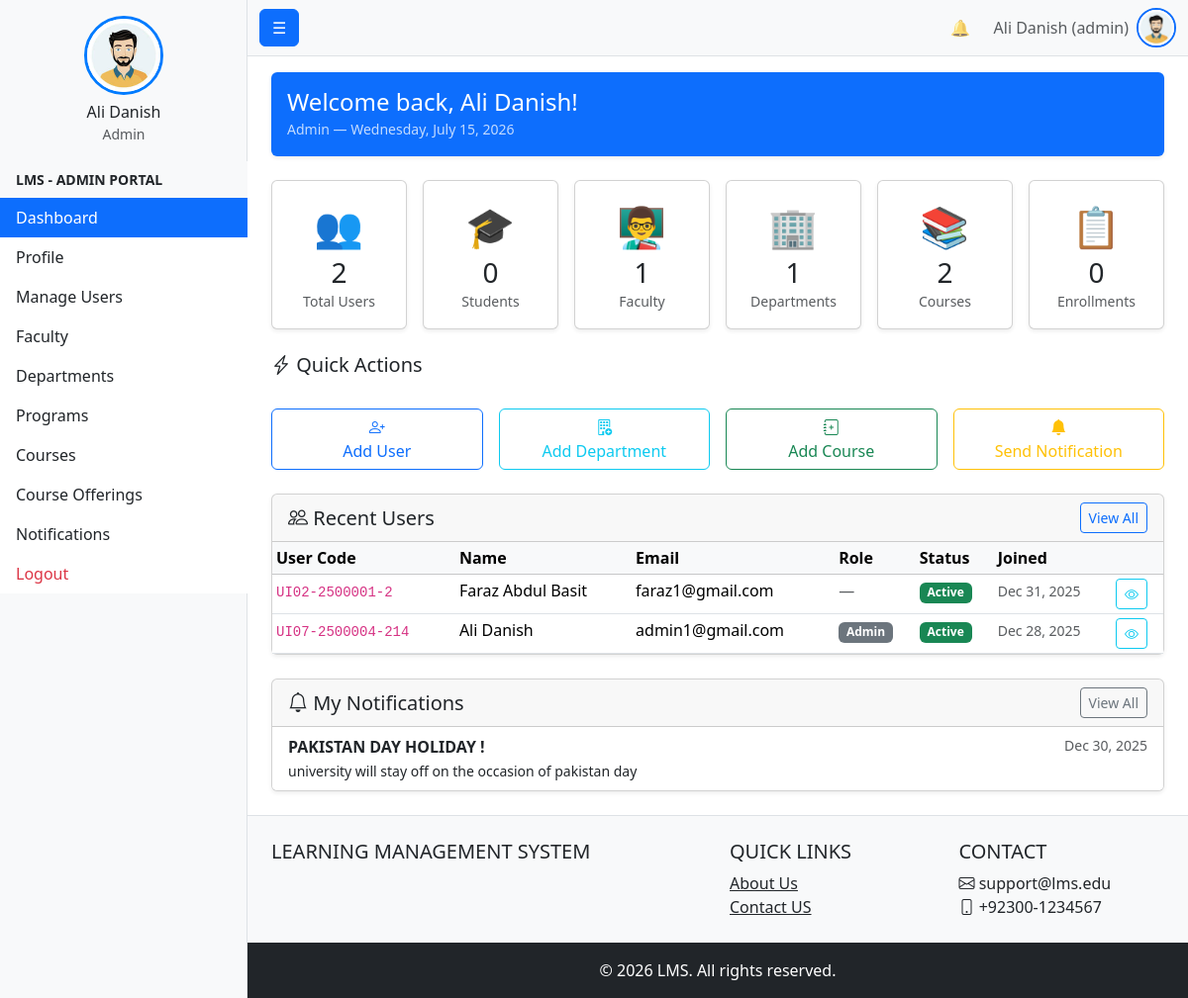
The app's page /roles/admin/dashboard.php (signed in) with its own data.
### tables this page shows
CREATE TABLE `users` (
  `id` int(11) NOT NULL,
  `first_name` varchar(100) NOT NULL,
  `last_name` varchar(100) NOT NULL,
  `full_name` varchar(201) GENERATED ALWAYS AS (concat(`first_name`,' ',`last_name`)) STORED,
  `email` varchar(255) DEFAULT NULL,
  `contact_number` varchar(20) DEFAULT NULL,
  `profile_image` varchar(255) DEFAULT NULL COMMENT 'Stores profile image filename (stored in /public/uploads/profiles/)',
  `campus_id` int(11) DEFAULT NULL,
  `gender` enum('male','female','other') DEFAULT NULL,
  `cnic` varchar(15) DEFAULT NULL,
  `date_of_birth` date DEFAULT NULL,
  `address` text DEFAULT NULL,
  `password_hash` varchar(255) NOT NULL,
  `user_code` varchar(255) NOT NULL,
  `status` enum('active','inactive','suspended') NOT NULL DEFAULT 'active',
  `is_deleted` tinyint(1) NOT NULL DEFAULT 0,
  `created_at` timestamp NOT NULL DEFAULT current_timestamp(),
  `updated_at` timestamp NOT NULL DEFAULT current_timestamp() ON UPDATE current_timestamp(),
  `last_login_at` datetime DEFAULT NULL
);

CREATE TABLE `roles` (
  `role_id` int(11) NOT NULL,
  `role_name` enum('student','faculty','admin','student_affairs','examination','admission','accounts') NOT NULL
);

CREATE TABLE `user_notification` (
  `user_id` int(11) NOT NULL,
  `notification_id` int(11) NOT NULL,
  `is_read` tinyint(1) NOT NULL DEFAULT 0,
  `read_at` datetime DEFAULT NULL
);

CREATE TABLE `notification` (
  `notification_id` int(11) NOT NULL,
  `title` varchar(150) NOT NULL,
  `message` text NOT NULL,
  `notification_type` enum('info','warning','alert','assignment','exam','system') NOT NULL DEFAULT 'info',
  `is_general` tinyint(1) NOT NULL DEFAULT 0,
  `scheduled_at` datetime DEFAULT NULL,
  `created_by` int(11) DEFAULT NULL,
  `created_at` timestamp NOT NULL DEFAULT current_timestamp(),
  `updated_at` timestamp NOT NULL DEFAULT current_timestamp() ON UPDATE current_timestamp()
);

### config.php (called while the page is built, shortened)
<?php
function url(string $path = ''): string {
    return rtrim(BASE_URL, '/') . '/' . ltrim($path, '/');
}

### roles/admin/dashboard.php (the view, shortened to what this page needs)
<?php
require_once $_SERVER['DOCUMENT_ROOT'] . '/project1/bootstrap.php';
$id         = $_SESSION['user_id'];
$first_name = $_SESSION['first_name'] ?? 'Admin';
$last_name  = $_SESSION['last_name'] ?? '';
$role       = $_SESSION['role'] ?? 'admin';
$stats_row = $conn->query("
    SELECT
        (SELECT COUNT(*) FROM users WHERE is_deleted = FALSE) AS total_users,
        (SELECT COUNT(*) FROM student)                        AS students,
        (SELECT COUNT(*) FROM teacher)                        AS faculty,
        (SELECT COUNT(*) FROM department WHERE is_deleted = FALSE) AS departments,
        (SELECT COUNT(*) FROM course WHERE is_deleted = FALSE)    AS courses,
        (SELECT COUNT(*) FROM enrollment WHERE status = 'enrolled') AS enrollments
")->fetch_assoc();
$stats = $stats_row ?: [
    'total_users' => 0, 'students' => 0, 'faculty' => 0,
    'departments' => 0, 'courses' => 0, 'enrollments' => 0
];
$recent_result = $conn->query("
    SELECT u.id, u.user_code, u.first_name, u.last_name, u.email, u.status, u.created_at,
           GROUP_CONCAT(r.role_name SEPARATOR ', ') AS roles
    FROM users u
    LEFT JOIN user_roles ur ON u.id = ur.user_id
    LEFT JOIN roles r ON ur.role_id = r.role_id
    WHERE u.is_deleted = FALSE
    GROUP BY u.id
    ORDER BY u.created_at DESC
    LIMIT 8
");
$recent_users = ($recent_result !== false) ? $recent_result->fetch_all(MYSQLI_ASSOC) : [];
$stmt = $conn->prepare("
    SELECT n.title, n.message, n.created_at, un.is_read
    FROM user_notification un
    JOIN notification n ON un.notification_id = n.notification_id
    WHERE un.user_id = ?
    ORDER BY n.created_at DESC
    LIMIT 5
");
$stmt->bind_param("i", $id);
$stmt->execute();
$notifications = $stmt->get_result()->fetch_all(MYSQLI_ASSOC);
?>
<div class="card mb-4 shadow-sm border-0 bg-primary text-white">
    <div class="card-body py-3">
        <h4 class="mb-0">Welcome back, <?= htmlspecialchars($first_name . ' ' . $last_name) ?>!</h4>
        <small class="opacity-75"><?= ucfirst($role) ?> &mdash; <?= date('l, F j, Y') ?></small>
    </div>
</div>
<div class="row mb-4 g-3">
    <div class="col-6 col-md-4 col-lg-2">
        <div class="card text-center shadow-sm h-100">
            <div class="card-body">
                <div class="fs-1 text-primary">👥</div>
                <h3 class="mb-0"><?= $stats['total_users'] ?></h3>
                <small class="text-muted">Total Users</small>
            </div>
        </div>
    </div>
    <div class="col-6 col-md-4 col-lg-2">
        <div class="card text-center shadow-sm h-100">
            <div class="card-body">
                <div class="fs-1 text-success">🎓</div>
                <h3 class="mb-0"><?= $stats['students'] ?></h3>
                <small class="text-muted">Students</small>
            </div>
        </div>
    </div>
    <div class="col-6 col-md-4 col-lg-2">
        <div class="card text-center shadow-sm h-100">
            <div class="card-body">
                <div class="fs-1 text-warning">👨‍🏫</div>
                <h3 class="mb-0"><?= $stats['faculty'] ?></h3>
                <small class="text-muted">Faculty</small>
            </div>
        </div>
    </div>
    <div class="col-6 col-md-4 col-lg-2">
        <div class="card text-center shadow-sm h-100">
            <div class="card-body">
                <div class="fs-1 text-info">🏢</div>
                <h3 class="mb-0"><?= $stats['departments'] ?></h3>
                <small class="text-muted">Departments</small>
            </div>
        </div>
    </div>
    <div class="col-6 col-md-4 col-lg-2">
        <div class="card text-center shadow-sm h-100">
            <div class="card-body">
                <div class="fs-1 text-secondary">📚</div>
                <h3 class="mb-0"><?= $stats['courses'] ?></h3>
                <small class="text-muted">Courses</small>
            </div>
        </div>
    </div>
    <div class="col-6 col-md-4 col-lg-2">
        <div class="card text-center shadow-sm h-100">
            <div class="card-body">
                <div class="fs-1 text-danger">📋</div>
                <h3 class="mb-0"><?= $stats['enrollments'] ?></h3>
                <small class="text-muted">Enrollments</small>
            </div>
        </div>
    </div>
</div>
<div class="row mb-4 g-3">
    <div class="col-12">
        <h5 class="mb-3"><i class="bi bi-lightning-charge"></i> Quick Actions</h5>
    </div>
    <div class="col-6 col-md-3">
        <a href="<?= url('admin_tools/User/create_user.php') ?>" class="btn btn-outline-primary w-100">
            <i class="bi bi-person-plus"></i><br>Add User
        </a>
    </div>
    <div class="col-6 col-md-3">
        <a href="<?= url('admin_tools/Academic/Department/create_department.php') ?>" class="btn btn-outline-info w-100">
            <i class="bi bi-building-add"></i><br>Add Department
        </a>
    </div>
    <div class="col-6 col-md-3">
        <a href="<?= url('admin_tools/Academic/Courses/create_course.php') ?>" class="btn btn-outline-success w-100">
            <i class="bi bi-journal-plus"></i><br>Add Course
        </a>
    </div>
    <div class="col-6 col-md-3">
        <a href="<?= url('public/notification/create_notification.php') ?>" class="btn btn-outline-warning w-100">
            <i class="bi bi-bell-fill"></i><br>Send Notification
        </a>
    </div>
</div>
<div class="card shadow-sm mb-4">
    <div class="card-header d-flex justify-content-between align-items-center">
        <h5 class="mb-0"><i class="bi bi-people"></i> Recent Users</h5>
        <a href="<?= url('admin_tools/User/user_list.php') ?>" class="btn btn-sm btn-outline-primary">View All</a>
    </div>
    <div class="card-body p-0">
        <?php if (empty($recent_users)): ?>
            <div class="p-3 text-muted">No users found.</div>
        <?php else: ?>
            <div class="table-responsive">
                <table class="table table-hover table-sm mb-0">
                    <thead class="table-light">
                        <tr>
                            <th>User Code</th>
                            <th>Name</th>
                            <th>Email</th>
                            <th>Role</th>
                            <th>Status</th>
                            <th>Joined</th>
                            <th></th>
                        </tr>
                    </thead>
                    <tbody>
                        <?php foreach ($recent_users as $u): ?>
                            <tr>
                                <td><code><?= htmlspecialchars($u['user_code']) ?></code></td>
                                <td><?= htmlspecialchars($u['first_name'] . ' ' . $u['last_name']) ?></td>
                                <td><?= htmlspecialchars($u['email'] ?? '-') ?></td>
                                <td>
                                    <?php if (!empty($u['roles'])): ?>
                                        <?php foreach (explode(', ', $u['roles']) as $r): ?>
                                            <span class="badge bg-secondary"><?= ucfirst(htmlspecialchars(trim($r))) ?></span>
                                        <?php endforeach; ?>
                                    <?php else: ?>
                                        <span class="text-muted">—</span>
                                    <?php endif; ?>
                                </td>
                                <td>
                                    <span class="badge bg-<?= $u['status'] === 'active' ? 'success' : ($u['status'] === 'suspended' ? 'warning' : 'secondary') ?>">
                                        <?= ucfirst($u['status']) ?>
                                    </span>
                                </td>
                                <td><small class="text-muted"><?= date('M d, Y', strtotime($u['created_at'])) ?></small></td>
                                <td>
                                    <a href="<?= url('admin_tools/User/view_user.php') ?>?id=<?= $u['id'] ?>" class="btn btn-sm btn-outline-info">
                                        <i class="bi bi-eye"></i>
                                    </a>
                                </td>
                            </tr>
                        <?php endforeach; ?>
                    </tbody>
                </table>
            </div>
        <?php endif; ?>
    </div>
</div>
<?php if (!empty($notifications)): ?>
<div class="card shadow-sm mb-4">
    <div class="card-header d-flex justify-content-between align-items-center">
        <h5 class="mb-0"><i class="bi bi-bell"></i> My Notifications</h5>
        <a href="<?= url('public/notification/notification_list.php') ?>" class="btn btn-sm btn-outline-secondary">View All</a>
    </div>
    <div class="list-group list-group-flush">
        <?php foreach ($notifications as $note): ?>
            <div class="list-group-item <?= $note['is_read'] ? '' : 'list-group-item-primary' ?>">
                <div class="d-flex justify-content-between">
                    <strong><?= htmlspecialchars($note['title']) ?></strong>
                    <small class="text-muted"><?= date('M d, Y', strtotime($note['created_at'])) ?></small>
                </div>
                <small><?= htmlspecialchars($note['message']) ?></small>
            </div>
        <?php endforeach; ?>
    </div>
</div>
<?php endif; ?>
<?php
require_once include_file('templates/layout/master_base.php');
?>

### templates/layout/navbar.php (shortened to what this page needs)
<?php
require_once $_SERVER['DOCUMENT_ROOT'].'/project1/bootstrap.php';
$name = 'Guest';
$role = 'guest';
$profile_image_url = url('public/male_avatar.jpeg');
if (isset($_SESSION['user_id'])) {
    $user_id = $_SESSION['user_id'];
    $stmt = $conn->prepare("
        SELECT u.full_name, r.role_name
        FROM users u
        LEFT JOIN user_roles ur ON u.id = ur.user_id
        LEFT JOIN roles r ON ur.role_id = r.role_id
        WHERE u.id = ?
        LIMIT 1
    ");
    $stmt->bind_param('i', $user_id);
    $stmt->execute();
    $result = $stmt->get_result();
    if ($row = $result->fetch_assoc()) {
        $name = $row['full_name'];
        $role = $row['role_name'] ?? 'guest';
    }
} else {
    $unread_count = 0;
    $notifications = [];
}
?>
<nav class="navbar navbar-expand-lg navbar-light bg-light border-bottom">
    <div class="container-fluid">
        <button class="btn btn-primary " id="sidebarToggle">☰</button>
        <div class="collapse navbar-collapse" id="navbarNav">
            <ul class="navbar-nav ms-auto align-items-center">
                <li class="nav-item dropdown me-3">
                    <a class="nav-link position-relative" href="#" id="notificationDropdown" role="button"
                       data-bs-toggle="dropdown" aria-expanded="false" title="Notifications">
                        🔔
                    </a>
                </li>
                <li class="nav-item me-2">
                    <span class="text-muted"><?= htmlspecialchars($name) ?> (<?= htmlspecialchars($role) ?>)</span>
                </li>
                <li class="nav-item dropdown">
                    <a class="nav-link p-0" href="#" id="userDropdown" role="button" data-bs-toggle="dropdown" aria-expanded="false" title="Profile Menu">
                        <img src="<?= $profile_image_url ?>" alt="Profile" class="rounded-circle border border-2 border-primary" style="width: 40px; height: 40px; object-fit: cover; cursor: pointer;">
                    </a>
                </li>
            </ul>
        </div>
    </div>
</nav>

### css/styles.css (style rules this page uses)
.list-group-item { border: none; border-radius: 0; }

### records on screen
users: full_name "Ali Danish", roles.role_name "admin", user_code "UI07-2500004-214", first_name+last_name "Ali Danish", email "admin1@gmail.com", r "Admin", status "Active", created_at "Dec 28, 2025"
users: user_code "UI02-2500001-2", first_name+last_name "Faraz Abdul Basit", email "faraz1@gmail.com", status "Active", created_at "Dec 31, 2025"
user_notification: notification.title "PAKISTAN DAY HOLIDAY !", notification.created_at "Dec 30, 2025", notification.message "university will stay off on the occasion of pakistan day"

### other values on screen
$name "Ali Danish"
$role "Admin"
$role "ADMIN"
$label "Dashboard"
$label "Profile"
$label "Manage Users"
$label "Faculty"
$label "Departments"
$label "Programs"
$label "Courses"
$label "Course Offerings"
$label "Notifications"
$first_name . ' ' . $last_name "Ali Danish"
$stats['total_users'] "2"
$stats['students'] "0"
